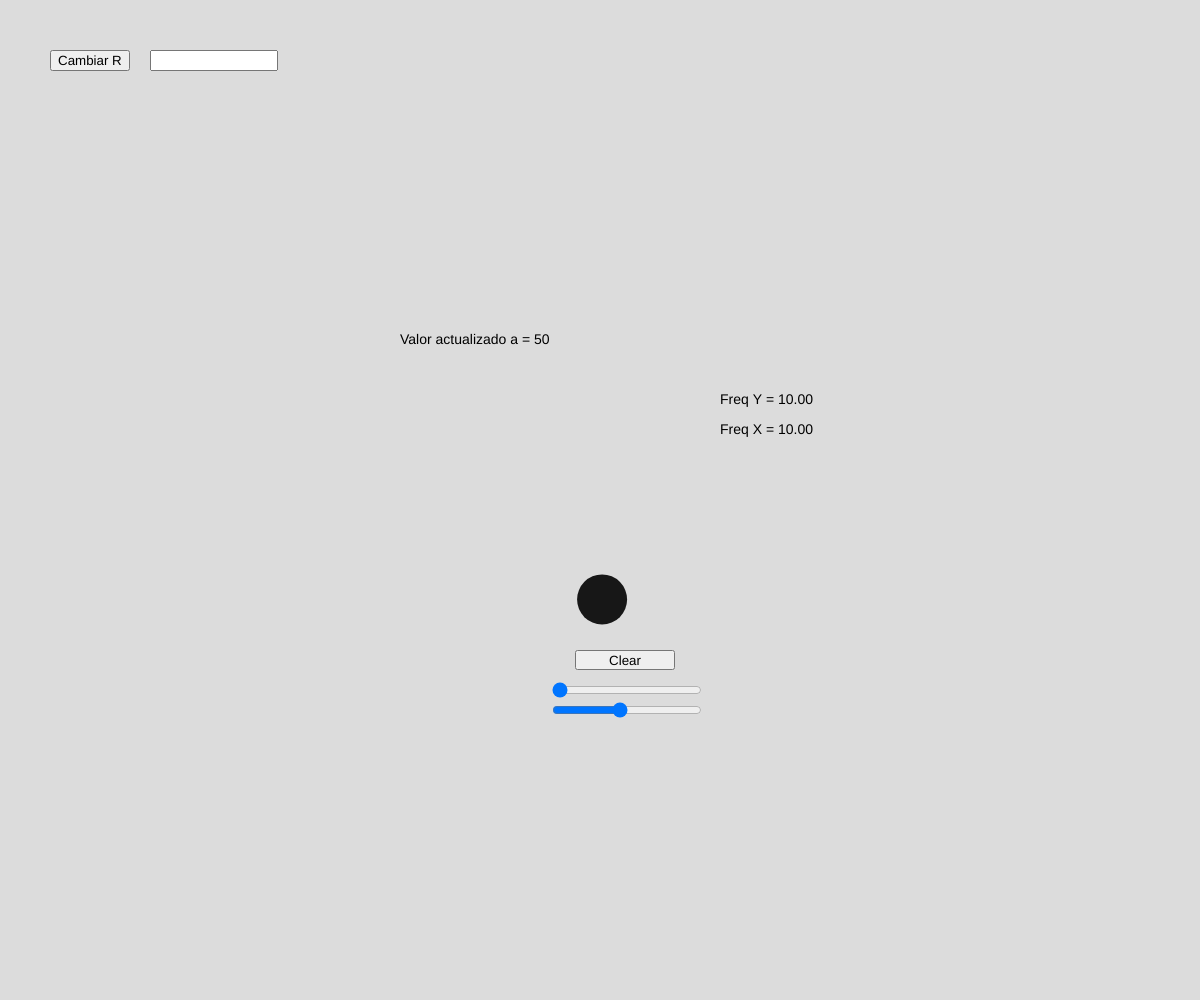
Frame 1 (no input)
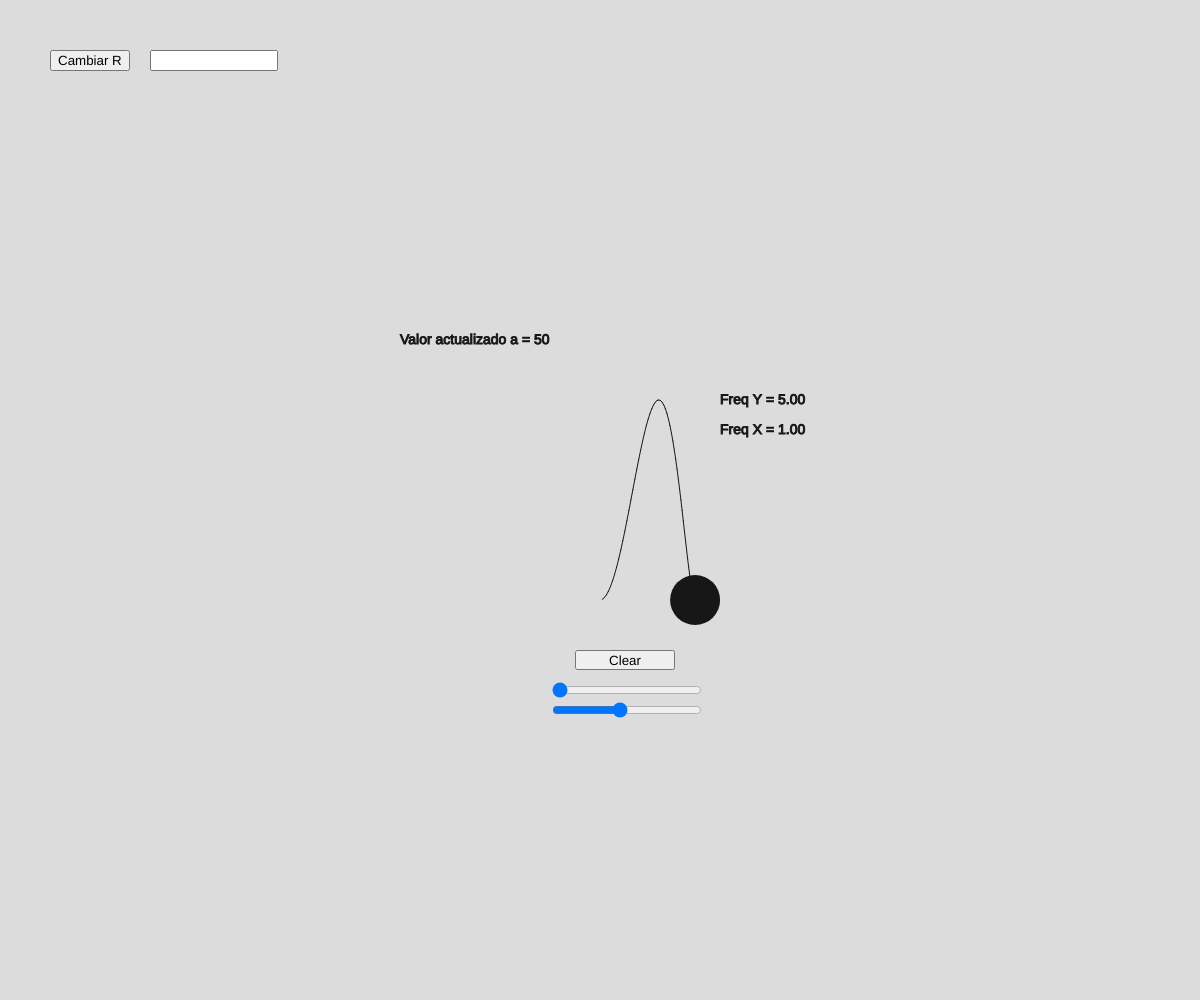
Frame 60 (no input)
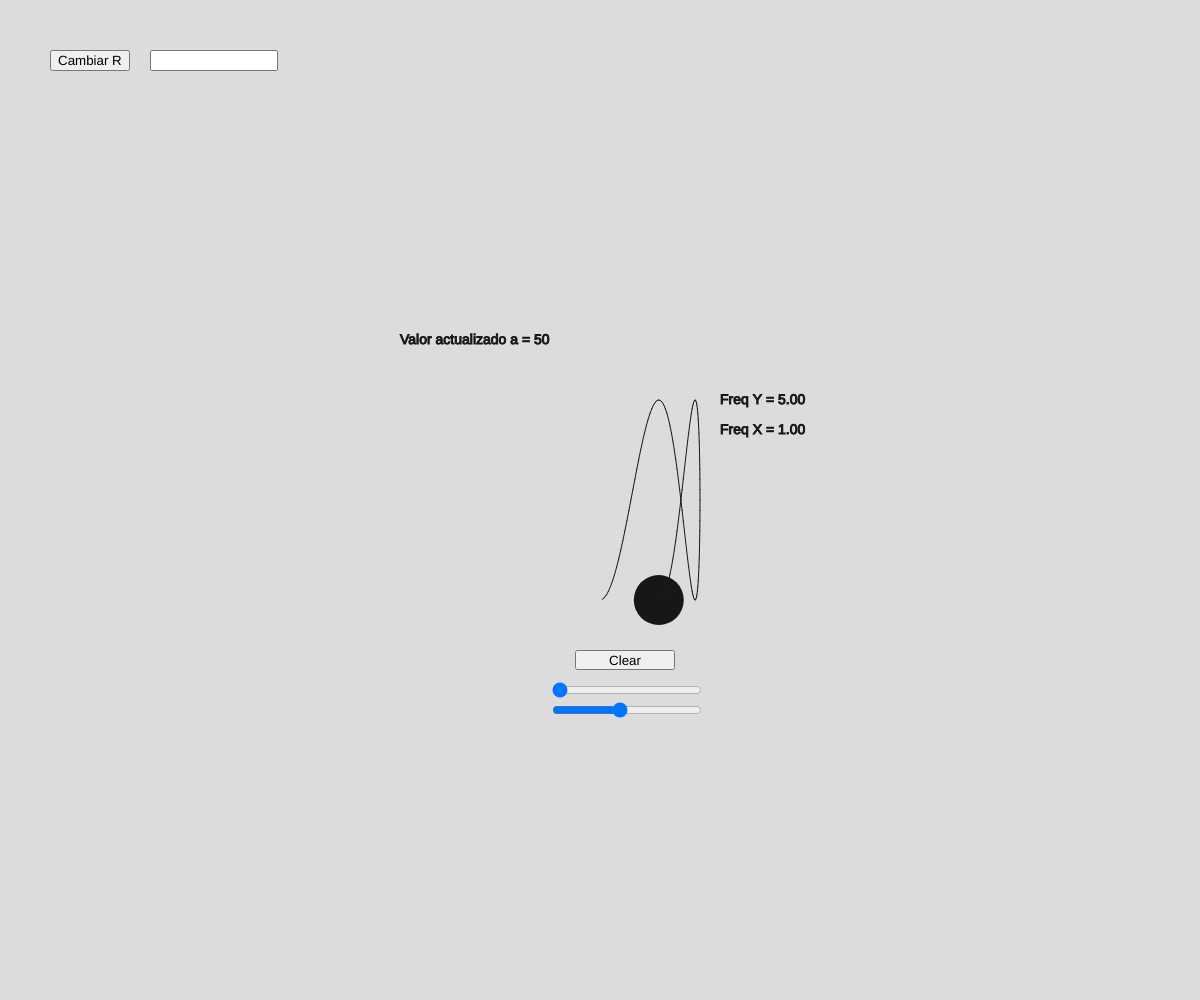
Frame 120 (the mouse pressed at the canvas centre since frame 60)

The p5.js sketch that drew these frames (run headless with seeded random() and noise() and a simulated clock; from frame 60 on, the mouse is pressed at the canvas centre):

// p5.js sketch
// ── sketch.js
/* ***********************************************************
 * ******* SIMULACION LABORATORIO AVANZADO 3 *****************
 * ***********************************************************
 * * Author: Fabian Castaño
 * * Institution: University of Antioquia
 * * Course: Laboratorio avanzado 3
 * ***********************************************************/

// para los controles debe agregar en el html la siguiente paquete como script, ver html
/* src="https://cdnjs.cloudflare.com/ajax/libs/p5.js/0.6.0/addons/p5.dom.min.js" */
// esto agrega el paquete DOM para los controles

let ball;
let dt = 1 / 30;

let button;

let fontsize = 14;
let valBG = 220;

let sliderx;
let slidery;
let valSLx = 10;
let valSLy = 10;

let botonRadio;
let inputRadio;

let radio = 50;

function setup() {
  createCanvas(windowWidth, windowHeight);
  frameRate(30);

  // creacion de boton
  button = createButton('Clear');
  button.position(windowWidth / 2 - 25, windowHeight / 2 + 150);
  button.mousePressed(changeBG);
  button.size(100, 20)

  // inicializacion de texto
  textSize(fontsize);
  textAlign(LEFT, CENTER);

  // creacion de un slider
  sliderx = createSlider(10, 100, 10);
  sliderx.position(windowWidth / 2 - 50, windowHeight / 2 + 180);
  sliderx.style('width', '150px');

  // creacion de un slider
  slidery = createSlider(10, 100, 50);
  slidery.position(windowWidth / 2 - 50, windowHeight / 2 + 200);
  slidery.style('width', '150px');

  // pareja boton-campo de txto para cambiar el radio del circulo
  botonRadio = createButton('Cambiar R');
  botonRadio.position(50, 50);
  botonRadio.mousePressed(changeRad);

  inputRadio = createInput('');
  inputRadio.position(150, 50);
  inputRadio.size(120);

  reset();
}

function draw() {
  translate(windowWidth / 2, windowHeight / 2);
  background(valBG);
  text("Freq Y = " + nfc(valSLy, 2), 120, -100);
  text("Freq X = " + nfc(valSLx, 2), 120, -70);

  if (radio > 5 && radio < 60) {
    text("Valor actualizado a = " + nfc(radio, 0), -200, -160);
  } else {
    text("Error, valor no valido", -200, -160);
  }

  ball.update();
  ball.show();
}


// funcion para cambiar el radio de la ball
function changeRad() {
  radio = int(inputRadio.value());
  inputRadio.value('');

  if (radio > 5 && radio < 60) {
    ball.r = radio;
  }
}


function changeBG() {
  // valBG = random(255);

  ball.path = [];
}


function reset() {
  ball = new Ball(50, createVector(0, 0), createVector(0, 0));

}


let Ball = function (_mass, _pos, _vel) {
  this.mass = _mass;
  this.pos = _pos;
  this.vel = _vel;
  this.r = this.mass;
  this.acel = createVector(0, 0);  // acceleration vector
  this.path = [];
  this.t = 0;
  this.fx = 1;
  this.fy = 5;
  this.dx = 0;
  this.dy = PI / 2;

  // draw in the canvas
  this.show = function () {
    noStroke();
    fill(23);
    ellipse(this.pos.x, this.pos.y, this.r, this.r);
    stroke(25);

    for (let i = 0; i < this.path.length - 2; i++) {
      line(this.path[i].x, this.path[i].y, this.path[i + 1].x, this.path[i + 1].y)
    }
  }


  // update velocity
  this.update = function () {
    // captura del valor del slider
    this.fx = sliderx.value() / 10;
    this.fy = slidery.value() / 10;
    valSLx = this.fx;
    valSLy = this.fy;

    this.t += dt / 10;
    this.pos.x = 100 * sin((2 * PI * this.t * this.fx) + this.dx);
    this.pos.y = 100 * sin((2 * PI * this.t * this.fy) + this.dy);

    this.path.push(this.pos.copy());
    if (this.path.length > 500) {
      this.path.splice(0, 1); // keep path a constant length
    }

  }

};
